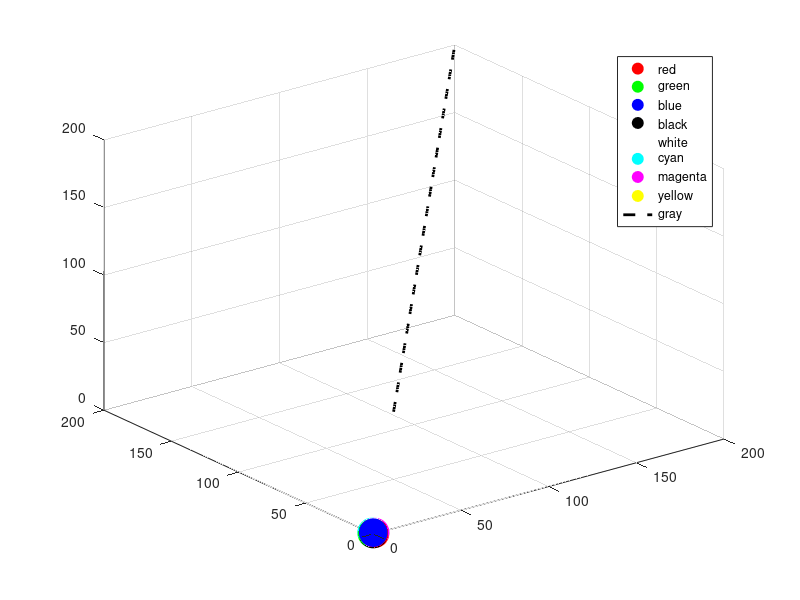
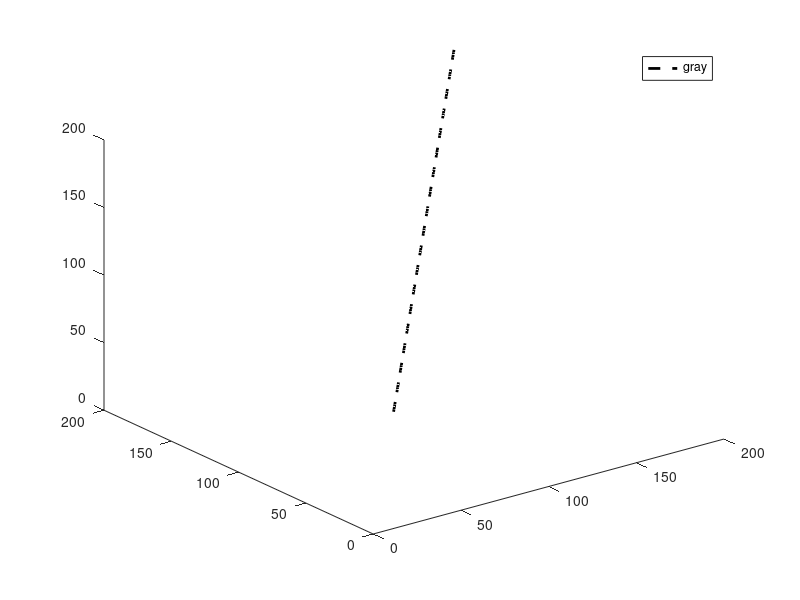

These charts were generated, in order, by the following MATLAB code:
clc;
clear all;
close all;
warning off all;

% GRAFICANDO LOS DIFERENTES MODELOS DEL CUBO
figure(1)

plot3(1, 0, 0, 'ro','MarkerSize',20,'MarkerFaceColor','r')
hold on
grid on
plot3(0, 1, 0, 'go','MarkerSize',20,'MarkerFaceColor','g')
plot3(0, 0, 1, 'bo','MarkerSize',20,'MarkerFaceColor','b')
plot3(0, 0, 0, 'ko','MarkerSize',20,'MarkerFaceColor','k')
plot3(1, 1, 1, 'wo','MarkerSize',20,'MarkerFaceColor','w')
plot3(0, 1, 1, 'co','MarkerSize',20,'MarkerFaceColor','c')
plot3(1, 0, 1, 'mo','MarkerSize',20,'MarkerFaceColor','m')
plot3(1, 1, 0, 'yo','MarkerSize',20,'MarkerFaceColor','y')
plot3(50:200, 50:200, 50:200, 'k--','LineWidth',2)

legend('red','green','blue','black','white','cyan','magenta','yellow','gray')

figure(2)
plot3(50:200, 50:200, 50:200, 'k--','LineWidth',2)

legend('gray')


disp("fin del proceso")
